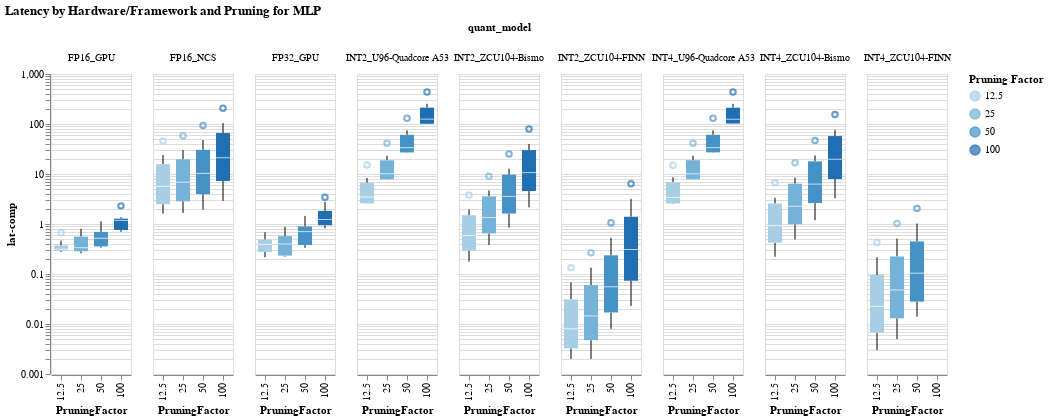

Notebook code for this chart:
### Markdown cell above
### Boxplots

### Code cell
#hide_input
#%run scripts/altair_plots.py  #run the plot script if it wasn't previously run
boxplot(df=mlp_df, yaxis="lat-comp", title="Latency by Hardware/Framework and Pruning for MLP")

### Figure 1 — Vega-Lite specification as saved in the notebook (floating-point values rounded to 4 significant figures; data arrays with more than 128 entries replaced by an {"elided": "..."} marker saying what was removed)
{"config": {"view": {"continuousWidth": 400, "continuousHeight": 300}}, "data": {"name": "data-3d024127f215fb3bd68c1406f0727150"}, "facet": {"column": {"type": "nominal", "field": "quant_model"}}, "spec": {"mark": "boxplot", "encoding": {"color": {"type": "ordinal", "field": "PruningFactor", "title": "Pruning Factor"}, "x": {"type": "ordinal", "field": "PruningFactor"}, "y": {"type": "quantitative", "field": "lat-comp", "scale": {"type": "log"}, "title": "lat-comp"}}, "selection": {"selector008": {"type": "interval", "bind": "scales", "encodings": ["x", "y"]}}}, "title": "Latency by Hardware/Framework and Pruning for MLP", "$schema": "https://vega.github.io/schema/vega-lite/v4.0.2.json", "datasets": {"data-3d024127f215fb3bd68c1406f0727150": {"elided": "278 records"}}}
